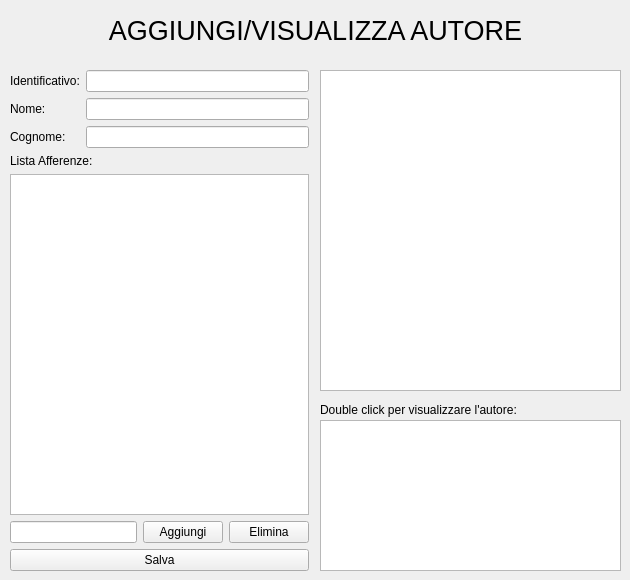
      <widget class="QWidget" name="A15">
       <widget class="QLabel" name="label_3">
        <property name="geometry">
         <rect>
          <x>10</x>
          <y>10</y>
          <width>611</width>
          <height>41</height>
         </rect>
        </property>
        <property name="font">
         <font>
          <pointsize>20</pointsize>
         </font>
        </property>
        <property name="text">
         <string>AGGIUNGI/VISUALIZZA AUTORE</string>
        </property>
        <property name="alignment">
         <set>Qt::AlignCenter</set>
        </property>
       </widget>
       <widget class="QTextEdit" name="AutoreConsiderato">
        <property name="geometry">
         <rect>
          <x>320</x>
          <y>420</y>
          <width>301</width>
          <height>151</height>
         </rect>
        </property>
        <property name="readOnly">
         <bool>true</bool>
        </property>
       </widget>
       <widget class="QListWidget" name="ListaAutori">
        <property name="geometry">
         <rect>
          <x>320</x>
          <y>70</y>
          <width>301</width>
          <height>321</height>
         </rect>
        </property>
       </widget>
       <widget class="QLabel" name="label_15">
        <property name="geometry">
         <rect>
          <x>320</x>
          <y>400</y>
          <width>301</width>
          <height>20</height>
         </rect>
        </property>
        <property name="text">
         <string>Double click per visualizzare l'autore:</string>
        </property>
       </widget>
       <widget class="QWidget" name="layoutWidget">
        <property name="geometry">
         <rect>
          <x>10</x>
          <y>70</y>
          <width>299</width>
          <height>501</height>
         </rect>
        </property>
        <layout class="QVBoxLayout" name="verticalLayout_4">
         <item>
          <layout class="QHBoxLayout" name="horizontalLayout_2">
           <item>
            <layout class="QVBoxLayout" name="verticalLayout_3">
             <item>
              <widget class="QLabel" name="label_6">
               <property name="text">
                <string>Identificativo:</string>
               </property>
              </widget>
             </item>
             <item>
              <widget class="QLabel" name="label_7">
               <property name="text">
                <string>Nome:</string>
               </property>
              </widget>
             </item>
             <item>
              <widget class="QLabel" name="label_8">
               <property name="text">
                <string>Cognome:</string>
               </property>
              </widget>
             </item>
            </layout>
           </item>
           <item>
            <layout class="QVBoxLayout" name="verticalLayout_2">
             <item>
              <widget class="QLineEdit" name="InserisciIdentificativo"/>
             </item>
             <item>
              <widget class="QLineEdit" name="InserisciNome"/>
             </item>
             <item>
              <widget class="QLineEdit" name="InserisciCognome"/>
             </item>
            </layout>
           </item>
          </layout>
         </item>
         <item>
          <widget class="QLabel" name="label_29">
           <property name="text">
            <string>Lista Afferenze:</string>
           </property>
          </widget>
         </item>
         <item>
          <widget class="QListWidget" name="ListaAfferenze"/>
         </item>
         <item>
          <layout class="QHBoxLayout" name="horizontalLayout">
           <item>
            <widget class="QLineEdit" name="InserisciAfferenza"/>
           </item>
           <item>
            <widget class="QPushButton" name="AggiungiAfferenza">
             <property name="text">
              <string>Aggiungi</string>
             </property>
            </widget>
           </item>
           <item>
            <widget class="QPushButton" name="EliminaAfferenza">
             <property name="text">
              <string>Elimina</string>
             </property>
            </widget>
           </item>
          </layout>
         </item>
         <item>
          <widget class="QPushButton" name="SalvaAutore">
           <property name="text">
            <string>Salva</string>
           </property>
          </widget>
         </item>
        </layout>
       </widget>
      </widget>
